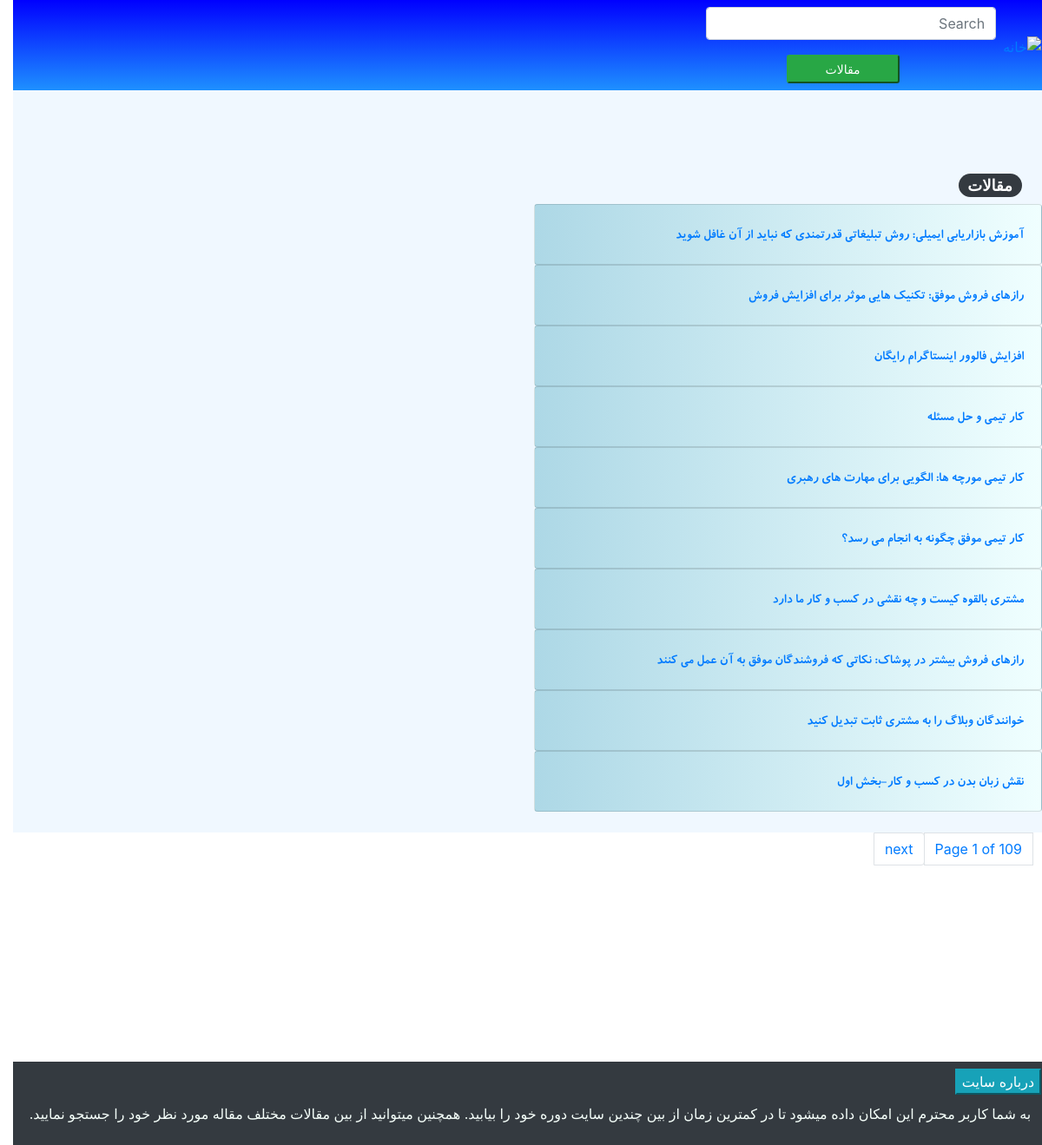
The page /articles on the database its author committed.
### web_crawler/models.py (models this page shows, shortened)
class Articles(models.Model):
    title = models.CharField(max_length=200)
    Url = models.URLField()
    class Meta:
        verbose_name = "Articles"
        verbose_name_plural = "Articles"

### articles_app/views.py (the view)
# urls.py: path('articles',views.articles,name='articles') ,
def articles(request):
    from django.core.paginator import Paginator
    from django.db.models import Q
    if request.method == "GET":
        query = request.GET.get('q')
        page = request.GET.get('page')
        articles = Articles.objects.all()
        if query:
            queryset = Q(title__icontains=query)
            articles = Articles.objects.filter(queryset).distinct()
        paginator = Paginator(articles, 10)
        articles = paginator.get_page(page)
        context = {
            "articles" : articles ,
            "query":query,
        }
    return render(request,'articles.html',context)

### articles_app/templates/articles.html (shortened to what this page needs)
<!DOCTYPE html>
{% load static %}
<html dir="rtl" lang="en">
	<head>
		<link rel="stylesheet" href="{% static 'css/bootstrap.min.css'%}">
		<link rel="stylesheet" href="{% static 'css/style2.css' %}" >
	</head>
	<body>
		<div class="row1">
			<nav id="navbar" class="navbar navbar-expand-sm navbar-dark  ">
			  <div class="collapse navbar-collapse" id="collapsibleNavbar">
			    <header class="row" >
					<div class="col-12 ">
						<div class="logo"  style='text-align:center;'>
							<a href={% url 'search' %}>
								<img id="home" style='width:20%;
								 height:20%;' src="https://www.iconsdb.com/icons/preview/orange/home-xxl.png" alt="خانه" >
						</div>
					</div>
	            </header>
			    <nav>
				  <form class="form-inline" action={% url 'articles' %}>
				    <input class="form-control mr-sm-2" style="width:100%;" type="text" name="q" placeholder="Search">
				    <button class="btn-sm btn-success" type="submit">مقالات</button>
				  </form>
			    </nav>
			  </div>
			</nav>
		</div>
		<div class="container-fluid">
            <div class="row">
			    <div class="col" >
			    	<div class="row" style="margin-top:8%; margin-right:2%;">
			    		<h4>
			    			<span class="badge badge-pill badge-dark">
                                   مقالات
			    			</span>
                        </h4>
			    	</div>
						{% for article in articles %}
							<div class="card text-white">
								<div class="card-body">
								<a class="card-text" href={{article.Url}}>
									{{article.title}}
								</div>
							</div>
						{% endfor %}
						<br>
				</div>
			</div>
		</div>
		<div class="row">
			{% if articles %}
				<ul class="pagination justify-content-center">
					<li "page-item">
						<a class="page-link" >Page {{ articles.number }} of {{ articles.paginator.num_pages }}</a>
					</li>
					{% if articles.has_next %}
						<li class="page-item">
							<a  class="page-link" href="?page={{ articles.next_page_number }}&q={{query}}">next</a>
						</li>
					{% endif %}
				</ul>
			{% endif %}
		</div>
		<div class="navbar bg-dark " style='margin-top:17.5%;'>
			<button class="btn-info" style="margin-left:10px;">درباره سایت</button>
				<p id="Footer"  style="margin-top:10px;">
				  به شما کاربر محترم این امکان داده میشود تا در کمترین زمان از بین چندین سایت  دوره خود را بیابید. همچنین  میتوانید از بین مقالات  مختلف مقاله مورد نظر خود را جستجو  نمایید.
				</p>
		</div>
	</body>
</html>

### static/css/style2.css (style rules this page uses)
.container-fluid { background: AliceBlue ; }
#navbar { background-image: linear-gradient(to bottom, blue, DodgerBlue ); }
#home { width:20%; height:20%; }
.logo { margin-top:5%; width:100% }
.bg-dark { margin-top:2%; color: MintCream; }
#Footer { margin-right:1%; width:100%; text-align:right; color: MintCream; }
.card-text { font-family:Bkoodak; }
.btn-info { margin-left:10px; }
.text-white { background-image: linear-gradient(to right, LightBlue, Azure); width: 50%; text-align: right; }
.btn-success { margin-right:35%; margin-top:5%; width:38%; }
#Footer { margin-right:1%; width:100%; text-align:right; }

### rows shown on the page
Articles: title "آموزش بازاریابی ایمیلی: روش تبلیغاتی قدرتمندی که نباید از آن غافل شوید"
Articles: title "رازهای فروش موفق: تکنیک هایی موثر برای افزایش فروش"
Articles: title "افزایش فالوور اینستاگرام رایگان"
Articles: title "کار تیمی و حل مسئله"
Articles: title "کار تیمی مورچه ها: الگویی برای مهارت های رهبری"
Articles: title "کار تیمی موفق چگونه به انجام می‌ رسد؟"
Articles: title "مشتری بالقوه کیست و چه نقشی در کسب و کار ما دارد"
Articles: title "رازهای فروش بیشتر در پوشاک: نکاتی که فروشندگان موفق به آن عمل می کنند"
Articles: title "خوانندگان وبلاگ را به مشتری ثابت تبدیل کنید"
Articles: title "نقش زبان بدن در کسب و کار-بخش اول"

### other values the page prints
{{ articles.number }} "1"
{{ articles.paginator.num_pages }} "109"
